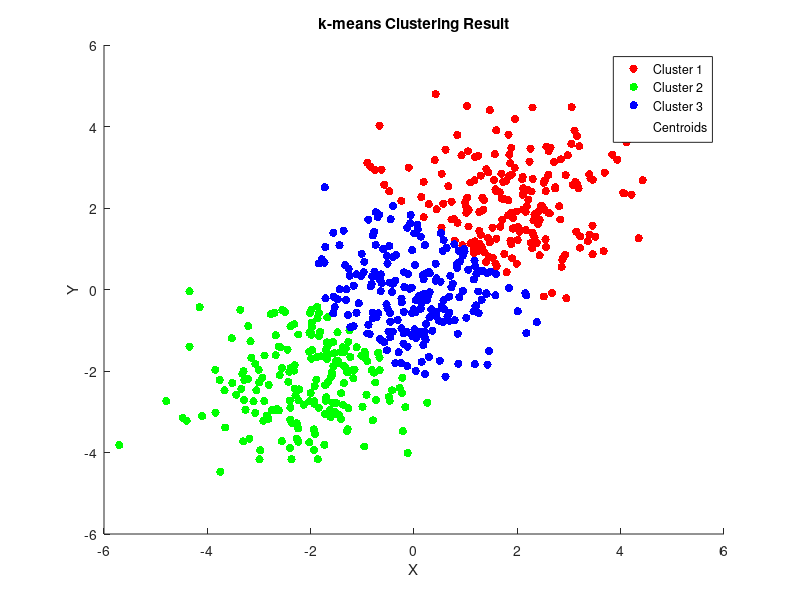

Write MATLAB code to recreate this figure.
% サンプルデータの生成
numPoints = 200;
numClusters = 3;
rng(1); % 乱数のシードを設定
data = [randn(numPoints, 2) + 2; randn(numPoints, 2) - 2; randn(numPoints, 2)]; % 3つのクラスタを生成

% k-meansクラスタリングの実行
opts = statset('Display', 'final');
[idx, centers] = kmeans(data, numClusters, 'Distance', 'sqeuclidean', 'Replicates', 5, 'Options', opts);

% クラスタごとに色を指定
colors = ['r', 'g', 'b'];

% データの可視化
figure;
hold on;
for i = 1:numClusters
    clusterPoints = data(idx == i, :);
    scatter(clusterPoints(:, 1), clusterPoints(:, 2), [], colors(i), 'filled');
end
scatter(centers(:, 1), centers(:, 2), 100, 'k', 'filled', 'Marker', 'x');
legend('Cluster 1', 'Cluster 2', 'Cluster 3', 'Centroids');
title('k-means Clustering Result');
xlabel('X');
ylabel('Y');
hold off;
